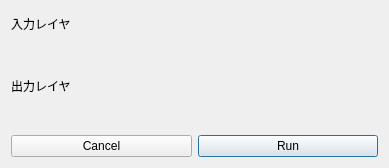
<?xml version="1.0" encoding="UTF-8"?>
<ui version="4.0">
 <class>Dialog</class>
 <widget class="QDialog" name="Dialog">
  <property name="geometry">
   <rect>
    <x>0</x>
    <y>0</y>
    <width>389</width>
    <height>168</height>
   </rect>
  </property>
  <property name="windowTitle">
   <string>Dialog</string>
  </property>
  <layout class="QVBoxLayout" name="verticalLayout">
   <item>
    <widget class="QLabel" name="label">
     <property name="text">
      <string>入力レイヤ</string>
     </property>
    </widget>
   </item>
   <item>
    <widget class="QgsFileWidget" name="mQgsFileWidget_input"/>
   </item>
   <item>
    <widget class="QLabel" name="label_2">
     <property name="text">
      <string>出力レイヤ</string>
     </property>
    </widget>
   </item>
   <item>
    <widget class="QgsFileWidget" name="mQgsFileWidget_output"/>
   </item>
   <item>
    <layout class="QHBoxLayout" name="horizontalLayout">
     <item>
      <widget class="QPushButton" name="pushButton_cancel">
       <property name="text">
        <string>Cancel</string>
       </property>
       <property name="autoDefault">
        <bool>false</bool>
       </property>
      </widget>
     </item>
     <item>
      <widget class="QPushButton" name="pushButton_run">
       <property name="text">
        <string>Run</string>
       </property>
      </widget>
     </item>
    </layout>
   </item>
  </layout>
 </widget>
 <customwidgets>
  <customwidget>
   <class>QgsFileWidget</class>
   <extends>QWidget</extends>
   <header>qgsfilewidget.h</header>
  </customwidget>
 </customwidgets>
 <resources/>
 <connections/>
</ui>
